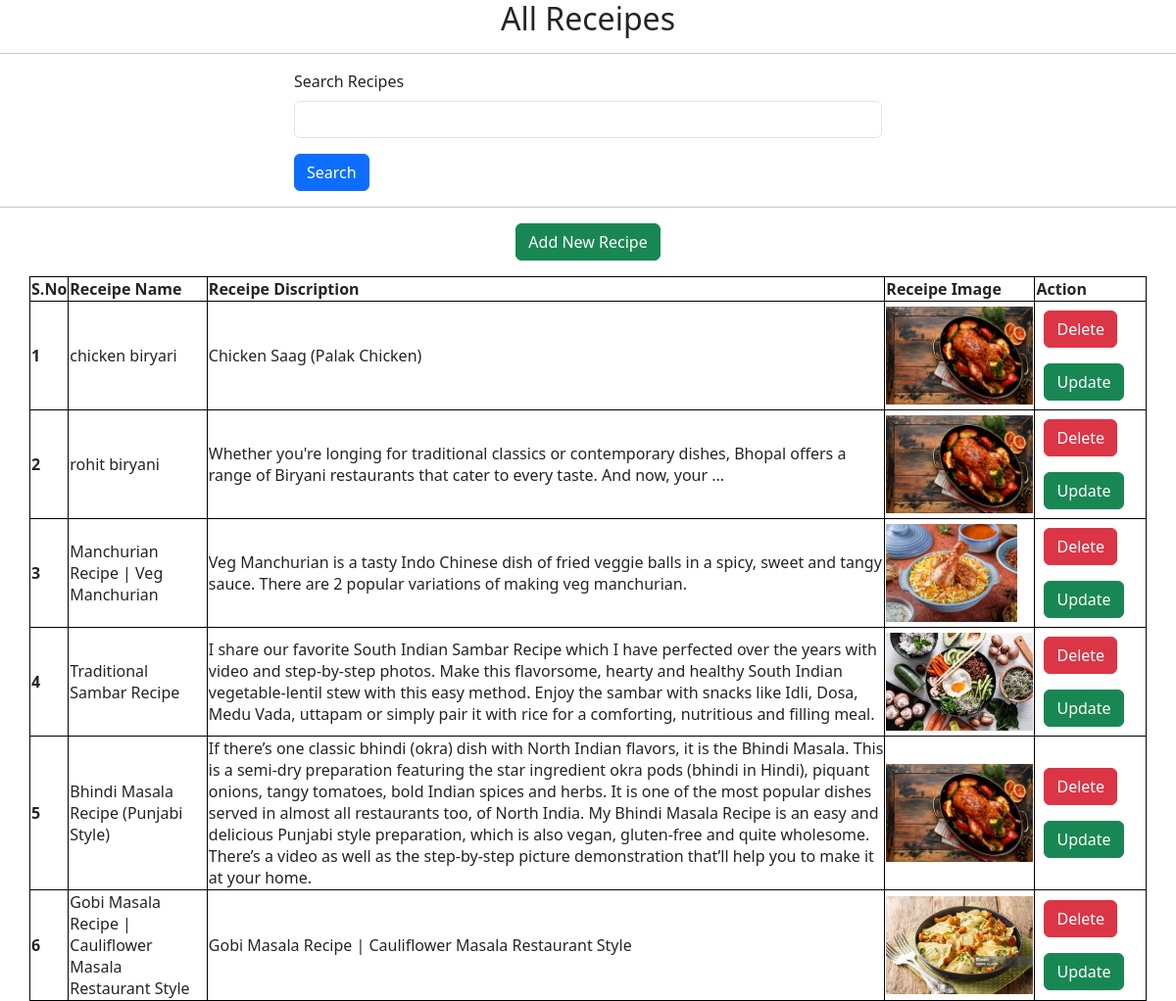
Page /showdata on the committed database.
### veg/models.py (models this page shows)
class Recipe(models.Model):
    id=models.AutoField(primary_key=True)
    Recipe_name=models.CharField(max_length=20)
    Recipe_discription=models.TextField()
    Recipe_image=models.ImageField(upload_to="public")

### veg/views.py (the view)
# urls.py: path("showdata",ShowData,name="showdata"),
def ShowData(request):
    queryset=Recipe.objects.all()
    context={'Recipe':queryset}
    return render(request,"showdata.html", context)

### veg/Templates/showdata.html (shortened to what this page needs)
{%load static%}
<html>
    <head>
            <body>
              <link rel="stylesheet" href="https://cdn.jsdelivr.net/npm/bootstrap@5.3.2/dist/css/bootstrap.rtl.min.css">
              <link href="https://cdn.jsdelivr.net/npm/bootstrap@5.3.2/dist/css/bootstrap.min.css" rel="stylesheet">
              <h2 style="text-align: center;">All Receipes</h2>
              <hr>
              <div class="mx-auto col-6">
              <form>
              <div class="mb-3">
                <label for="exampleInputEmail1"  class="form-label">Search Recipes</label>
                <input name="search" type="text" class="form-control" >
              </div>
              <button type="submit" class="btn btn-primary">Search</button>
            </form>
          </div>
          <hr>
          <a href="{% url 'Recipe'%}">
            <p align="center">
            <input type="submit" class="btn btn-success" value="Add New Recipe">
          </p>
          </a>
            <table class="container">
              <thead>
                <tr>
                  <th scope="col">S.No</th>
                  <th scope="col">Receipe Name</th>
                  <th scope="col">Receipe Discription</th>
                  <th scope="col">Receipe Image</th>
                  <th scope="col">Action</th>
                </tr>
              </thead>
              <tbody>
                {% for re in Recipe %}
                <tr>
                  <th scope="row">{{forloop.counter}}</th>
                  <td>{{re.Recipe_name}}</td>
                  <td>{{re.Recipe_discription}}</td>
                  <td><img src="/media/{{re.Recipe_image}}" style="height:100px"></td>
                <td>
                  <a href="{% url 'deleterecipe' re.id %}" class="btn btn-danger m-2">Delete</a>
                  <a href="{% url 'updaterecipe' re.id %}" class="btn btn-success m-2">Update</a>
                </td>
                </tr>
                {% endfor %}
              </tbody>
          </table>
        </body>
    </head>
</html>

### veg/Templates/showdata.html (style rules this page uses)
table, th, td { border: 1px solid black; border-collapse: collapse; }

### rows in the picture
Recipe: Recipe_name "chicken biryari", Recipe_discription "Chicken Saag (Palak Chicken)", Recipe_image (picture)
Recipe: Recipe_name "rohit biryani", Recipe_discription "Whether you're longing for traditional classics or contemporary dishes, Bhopal offers a range of Biryani restaurants that cater to every taste. And now, your ...", Recipe_image (picture)
Recipe: Recipe_name "Manchurian Recipe | Veg Manchurian", Recipe_discription "Veg Manchurian is a tasty Indo Chinese dish of fried veggie balls in a spicy, sweet and tangy sauce. There are 2 popular variations of making veg manchurian.", Recipe_image (picture)
Recipe: Recipe_name "Traditional Sambar Recipe", Recipe_discription "I share our favorite South Indian Sambar Recipe which I have perfected over the years with video and step-by-step photos. Make this flavorsome, hearty and healthy South Indian vegetable-lentil stew with this easy method. Enjoy the sambar with snacks like Idli, Dosa, Medu Vada, uttapam or simply pair it with rice for a comforting, nutritious and filling meal.", Recipe_image (picture)
Recipe: Recipe_name "Bhindi Masala Recipe (Punjabi Style)", Recipe_discription "If there’s one classic bhindi (okra) dish with North Indian flavors, it is the Bhindi Masala. This is a semi-dry preparation featuring the star ingredient okra pods (bhindi in Hindi), piquant onions, tangy tomatoes, bold Indian spices and herbs. It is one of the most popular dishes served in almost all restaurants too, of North India. My Bhindi Masala Recipe is an easy and delicious Punjabi style preparation, which is also vegan, gluten-free and quite wholesome. There’s a video as well as the step-by-step picture demonstration that’ll help you to make it at your home.", Recipe_image (picture)
Recipe: Recipe_name "Gobi Masala Recipe | Cauliflower Masala Restaurant Style", Recipe_discription "Gobi Masala Recipe | Cauliflower Masala Restaurant Style", Recipe_image (picture)
